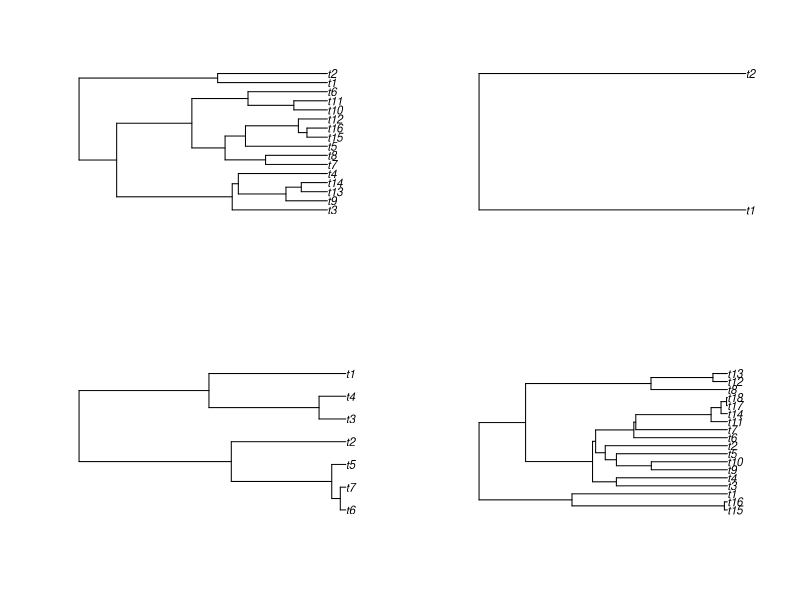
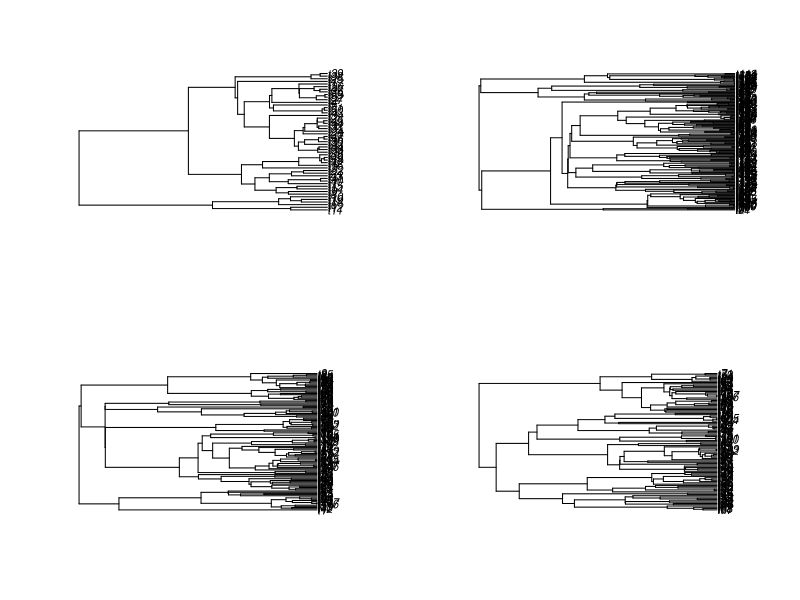
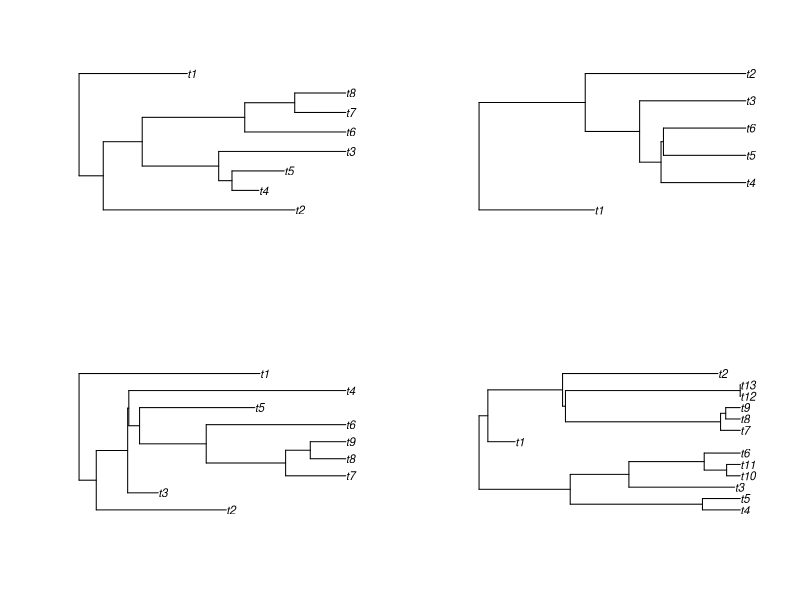

Write the R code that produced these figures, in order.

library(phytools, ape)

print('doing Yule simulations...') 
pbs.4 <- pbtree(b=0.4, d=0, t=5, nsim=4)
pbs.9 <- pbtree(b=0.9, d=0, t=5, nsim=4)

#first look at the four trees with simulated with the birth rate at 0.4.
par(mfrow=c(2,2))
for (t in pbs.4){
    plot(t)
    }

##Now let's look at trees simulated with a birth rate of 0.9
par(mfrow=c(2,2))
for (t in pbs.9){
    plot(t)
    }

print('doing birth-death simulations...') 
bds.4 <- pbtree(b=0.4, d=0.2, t=5, nsim=4)

par(mfrow=c(2,2))
for (t in bds.4){
    plot(t)
    }
